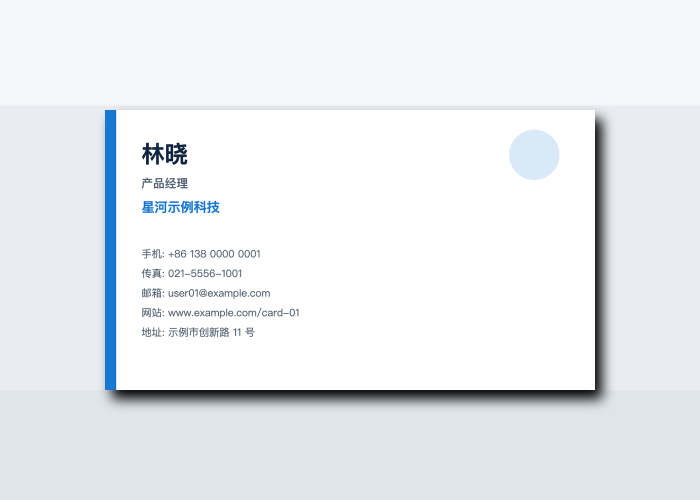
#> input picture TestData/BusinessCardDataset/images/card_001.png, 1400 x 1000 px, given in place of card_001.svg.png, which was not available (shown at 1/2 size)
$ python generate_business_card_dataset.py
#> lines starting #> are read from the running program, lines starting #| are printed output that depends on the picture; after the words box and inside, x2 and y2 are one past the last pixel; in counts of white or black regions, pixels touching at a corner belong together
#!/usr/bin/env python3
"""Generate a deterministic 30-image synthetic business-card OCR dataset."""

from __future__ import annotations

import csv
import hashlib
import html
import json
import subprocess
import tempfile
from pathlib import Path

from PIL import Image, ImageDraw, ImageEnhance, ImageFilter


ROOT = Path(__file__).resolve().parents[1]
OUT = ROOT / "TestData" / "BusinessCardDataset"
IMAGES = OUT / "images"
SOURCES = OUT / "sources"
CANVAS_SIZE = (1400, 1000)
CARD_SIZE = (1050, 600)


NAMES = [
    "林晓", "陈宇", "周宁", "苏然", "王澈", "李安", "赵晨", "何静", "孙悦", "郑航",
    "Avery Stone", "Jordan Lee", "Morgan Reed", "Taylor Quinn", "Casey Park",
    "Riley Chen", "Jamie Lin", "Cameron Wu", "Robin Hale", "Devon Shaw",
    "顾岚 GU LAN", "韩松 HAN SONG", "沈月 SHEN YUE", "陆川 LU CHUAN", "叶青 YE QING",
    "Mia Zhou 周米娅", "Noah Xu 徐诺", "Iris Fang 方艾", "Leo Tan 谭乐", "Nina Guo 郭宁",
]

COMPANIES = [
    "星河示例科技", "远山创意实验室", "蓝桥产品工作室", "晨光数据中心", "云帆设计事务所",
    "松林移动实验室", "白塔交互工作室", "微光咨询", "方舟示例网络", "新叶创新中心",
    "Northstar Example Labs", "Harborline Studio", "Cedar Test Systems", "Blue Orbit Design",
    "Sample Peak Consulting", "Riverbend Product Lab", "Atlas Example Works", "Paper Kite Mobile",
    "Signal Grove Studio", "Placeholder Ventures", "山海 Example Lab", "青石 Sample Studio",
    "光点 Test Works", "北岸 Example Design", "墨云 Sample Systems", "Mosaic 示例研究所",
    "Nimbus 测试工作室", "Pinecone 示例科技", "Lumen 测试中心", "Orbit 中文实验室",
]

TITLES = [
    "产品经理", "iOS 工程师", "视觉设计师", "数据分析师", "客户顾问", "移动端开发工程师",
    "交互设计师", "研究员", "项目主管", "技术总监", "Product Designer", "Engineering Manager",
    "Research Analyst", "Creative Director", "Solutions Consultant", "Mobile Engineer", "UX Researcher",
    "Product Lead", "Account Director", "Technical Advisor", "产品设计师 Product Designer",
    "软件工程师 Software Engineer", "研究顾问 Research Consultant", "创意总监 Creative Director",
    "项目经理 Project Manager", "UX Designer 体验设计师", "Developer 开发工程师",
    "Analyst 数据分析师", "Consultant 解决方案顾问", "Director 技术总监",
]


SCENARIOS = [
    ("clean_light", "easy", {"type": "none"}),
    ("clean_split", "easy", {"type": "none"}),
    ("clean_center", "easy", {"type": "none"}),
    ("clean_missing_fields", "easy", {"type": "none"}),
    ("clean_dark_card", "easy", {"type": "none"}),
    ("clean_bilingual", "easy", {"type": "none"}),
    ("rotate_minus_3", "medium", {"type": "rotation", "degrees": -3}),
    ("rotate_plus_5", "medium", {"type": "rotation", "degrees": 5}),
    ("rotate_minus_8", "medium", {"type": "rotation", "degrees": -8}),
    ("rotate_plus_10", "medium", {"type": "rotation", "degrees": 10}),
    ("rotate_90", "hard", {"type": "rotation", "degrees": 90}),
    ("rotate_180", "hard", {"type": "rotation", "degrees": 180}),
    ("perspective_left", "medium", {"type": "perspective", "preset": "left"}),
    ("perspective_right", "medium", {"type": "perspective", "preset": "right"}),
    ("perspective_top_narrow", "medium", {"type": "perspective", "preset": "top_narrow"}),
    ("perspective_bottom_narrow", "medium", {"type": "perspective", "preset": "bottom_narrow"}),
    ("perspective_keystone", "hard", {"type": "perspective", "preset": "keystone"}),
    ("perspective_strong", "hard", {"type": "perspective", "preset": "strong"}),
    ("soft_shadow", "medium", {"type": "shadow", "radius": 28, "offset": [28, 30]}),
    ("hard_shadow", "medium", {"type": "shadow", "radius": 8, "offset": [38, 42]}),
    ("low_contrast", "hard", {"type": "low_contrast", "contrast": 0.42}),
    ("dark_scene", "medium", {"type": "dark_background"}),
    ("occluded_corner", "hard", {"type": "occlusion", "coverage": "corner"}),
    ("occluded_center", "hard", {"type": "occlusion", "coverage": "small_center"}),
    ("cropped_edge", "hard", {"type": "crop", "edge": "right", "pixels": 120}),
    ("wood_desk", "medium", {"type": "background", "preset": "wood"}),
    ("patterned_desk", "hard", {"type": "background", "preset": "pattern"}),
    ("desk_clutter", "hard", {"type": "background", "preset": "clutter"}),
    ("blur_noise_rotate", "hard", {"type": "combined", "rotation": -6, "blur": 1.1, "noise": 18}),
    ("perspective_shadow_clutter", "hard", {"type": "combined", "perspective": "strong", "shadow": 20, "background": "clutter"}),
]


def synthetic_fields(index: int) -> dict[str, str]:
    language = "zh" if index <= 10 else "en" if index <= 20 else "bilingual"
    chinese_phone = language != "en"
    mobile = f"+86 138 0000 {index:04d}" if chinese_phone else f"+1 415 555 {1000 + index:04d}"
    office = ""
    if index % 3 != 1 or index in {3, 10, 20, 30}:
        office = f"021-5555-{1000 + index:04d}" if chinese_phone else f"+1 212 555 {2000 + index:04d}"
    fax = ""
    if index in {1, 3, 5, 8, 10, 12, 15, 18, 20, 22, 25, 27, 29, 30}:
        fax = f"021-5556-{1000 + index:04d}" if chinese_phone else f"+1 646 555 {3000 + index:04d}"
    email = "" if index in {9, 24} else f"user{index:02d}@example.com"
    website = "" if index % 4 == 0 or index in {9, 30} else f"www.example.com/card-{index:02d}"
    address = "" if index % 5 == 0 else (
        f"示例市创新路 {10 + index} 号" if chinese_phone else f"{100 + index} Example Avenue, Test City"
    )
    return {
        "name": NAMES[index - 1],
        "company": COMPANIES[index - 1] if index not in {4, 19} else "",
        "jobTitle": TITLES[index - 1] if index not in {4, 14} else "",
        "mobilePhone": mobile,
        "officePhone": office,
        "faxPhone": fax,
        "email": email,
        "website": website,
        "address": address,
        "notes": "",
        "language": language,
    }


def display_lines(fields: dict[str, str]) -> list[str]:
    language = fields["language"]
    zh = language != "en"
    labels = {
        "mobilePhone": "手机" if zh else "Mobile",
        "officePhone": "座机" if zh else "Office",
        "faxPhone": "传真" if zh else "Fax",
        "email": "邮箱" if zh else "Email",
        "website": "网站" if zh else "Website",
        "address": "地址" if zh else "Address",
    }
    lines = [fields["name"]]
    if fields["jobTitle"]:
        lines.append(fields["jobTitle"])
    if fields["company"]:
        lines.append(fields["company"])
    for key in ["mobilePhone", "officePhone", "faxPhone", "email", "website", "address"]:
        if fields[key]:
            lines.append(f"{labels[key]}: {fields[key]}")
    return lines


def estimated_text_width(value: str, size: int) -> float:
    """Conservative width estimate for the SVG's mixed CJK/Latin font stack."""
    width = 0.0
    for character in value:
        if character.isspace():
            width += size * 0.32
        elif ord(character) > 0x2FFF:
            width += size
        elif character.isupper():
            width += size * 0.66
        elif character.islower() or character.isdigit():
            width += size * 0.57
        else:
            width += size * 0.4
    return width


def svg_text(
    x: int,
    y: int,
    value: str,
    size: int,
    color: str,
    weight: int = 400,
    anchor: str = "start",
    max_width: int | None = None,
) -> str:
    safe = html.escape(value)
    fit = ""
    if max_width is not None:
        if anchor == "middle":
            assert x - max_width / 2 >= 0 and x + max_width / 2 <= CARD_SIZE[0]
        else:
            assert x >= 0 and x + max_width <= CARD_SIZE[0]
        if estimated_text_width(value, size) > max_width:
            fit = f' textLength="{max_width}" lengthAdjust="spacingAndGlyphs"'
    return (
        f'<text x="{x}" y="{y}" fill="{color}" font-size="{size}" font-weight="{weight}" '
        f'text-anchor="{anchor}" font-family="PingFang SC, Helvetica Neue, Arial, sans-serif"{fit}>{safe}</text>'
    )


def make_svg(fields: dict[str, str], style: int) -> str:
    dark = style == 4
    background = "#10243e" if dark else ["#ffffff", "#f7fbff", "#fffdf8", "#f4f7f8", "#10243e", "#ffffff"][style]
    primary = "#f5f8ff" if dark else "#10243e"
    secondary = "#c8d7ea" if dark else "#526170"
    accent = ["#1877d2", "#e06a43", "#1f9d79", "#7b61b3", "#5bc0eb", "#d39a22"][style]
    parts = [
        # Quick Look rasterizes non-square SVG thumbnails by filling a square and
        # clipping the long edge. A square wrapper preserves the complete card;
        # render_svg crops the 1050x600 artwork back out after rasterization.
        f'<svg xmlns="http://www.w3.org/2000/svg" width="1050" height="1050" viewBox="0 0 1050 1050">',
        '<g transform="translate(0 225)">',
        f'<rect width="1050" height="600" rx="26" fill="{background}"/>',
    ]

    if style == 0:
        parts += [f'<rect width="24" height="600" fill="{accent}"/>', f'<circle cx="920" cy="96" r="54" fill="{accent}" opacity="0.16"/>']
    elif style == 1:
        parts += [f'<rect x="0" y="0" width="390" height="600" fill="{accent}"/>', '<path d="M390 0 L470 0 L390 600 Z" fill="#ffffff" opacity="0.2"/>']
    elif style == 2:
        parts += [f'<circle cx="525" cy="98" r="38" fill="{accent}"/>', f'<rect x="365" y="184" width="320" height="4" fill="{accent}"/>']
    elif style == 3:
        parts += [f'<path d="M0 440 L300 600 L0 600 Z" fill="{accent}" opacity="0.2"/>', f'<path d="M1050 0 L760 0 L1050 180 Z" fill="{accent}" opacity="0.22"/>']
    elif style == 4:
        parts += [f'<rect x="62" y="64" width="10" height="472" fill="{accent}"/>', f'<circle cx="930" cy="490" r="120" fill="{accent}" opacity="0.12"/>']
    else:
        parts += [f'<rect x="0" y="0" width="1050" height="18" fill="{accent}"/>', f'<rect x="505" y="82" width="2" height="430" fill="{accent}" opacity="0.35"/>']

    name = fields["name"]
    job = fields["jobTitle"]
    company = fields["company"]
    contact = []
    labels = {
        "mobilePhone": "手机 / Mobile" if fields["language"] == "bilingual" else ("手机" if fields["language"] == "zh" else "Mobile"),
        "officePhone": "座机 / Office" if fields["language"] == "bilingual" else ("座机" if fields["language"] == "zh" else "Office"),
        "faxPhone": "传真 / Fax" if fields["language"] == "bilingual" else ("传真" if fields["language"] == "zh" else "Fax"),
        "email": "邮箱 / Email" if fields["language"] == "bilingual" else ("邮箱" if fields["language"] == "zh" else "Email"),
        "website": "网站 / Web" if fields["language"] == "bilingual" else ("网站" if fields["language"] == "zh" else "Website"),
        "address": "地址 / Address" if fields["language"] == "bilingual" else ("地址" if fields["language"] == "zh" else "Address"),
    }
    for key in ["mobilePhone", "officePhone", "faxPhone", "email", "website", "address"]:
        if fields[key]:
            contact.append(f'{labels[key]}: {fields[key]}')

    if style == 1:
        parts.append(svg_text(58, 138, name, 48, "#ffffff", 700, max_width=305))
        if job:
            parts.append(svg_text(58, 194, job, 24, "#ffffff", 500, max_width=305))
        if company:
            parts.append(svg_text(58, 242, company, 25, "#ffffff", 600, max_width=305))
        for n, line in enumerate(contact):
            parts.append(svg_text(455, 132 + n * 68, line, 22 if len(line) < 44 else 19, primary, 400, max_width=535))
    elif style == 2:
        parts.append(svg_text(525, 152, name, 48, primary, 700, "middle", max_width=900))
        if job:
            parts.append(svg_text(525, 228, job, 25, secondary, 500, "middle", max_width=900))
        if company:
            parts.append(svg_text(525, 270, company, 26, accent, 600, "middle", max_width=900))
        for n, line in enumerate(contact):
            parts.append(svg_text(525, 342 + n * 38, line, 20 if len(line) < 46 else 17, secondary, 400, "middle", max_width=900))
    elif style == 5:
        parts.append(svg_text(64, 120, name, 46, primary, 700, max_width=400))
        if job:
            parts.append(svg_text(64, 174, job, 24, secondary, 500, max_width=400))
        if company:
            parts.append(svg_text(64, 222, company, 27, accent, 650, max_width=400))
        for n, line in enumerate(contact):
            parts.append(svg_text(550, 112 + n * 70, line, 21 if len(line) < 45 else 18, secondary, 400, max_width=440))
    else:
        text_x = 78 if style != 4 else 110
        text_width = 890 if style != 4 else 850
        parts.append(svg_text(text_x, 112, name, 50, primary, 700, max_width=text_width))
        if job:
            parts.append(svg_text(text_x, 166, job, 25, secondary, 500, max_width=text_width))
        if company:
            parts.append(svg_text(text_x, 218, company, 28, accent, 650, max_width=text_width))
        for n, line in enumerate(contact):
            parts.append(svg_text(text_x, 316 + n * 42, line, 22 if len(line) < 45 else 18, secondary, 400, max_width=text_width))

    parts.extend(['</g>', '</svg>'])
    return "\n".join(parts)


def render_svg(svg_path: Path, png_path: Path) -> None:
    subprocess.run(
        ["/usr/bin/qlmanage", "-t", "-s", str(CARD_SIZE[0]), "-o", str(png_path.parent), str(svg_path)],
        check=True,
        stdout=subprocess.DEVNULL,
        stderr=subprocess.PIPE,
    )
    thumbnail_path = png_path.parent / f"{svg_path.name}.png"
    with Image.open(thumbnail_path) as thumbnail:
        # make_svg places the card inside a square wrapper so Quick Look cannot
        # crop its right edge while producing a square thumbnail.
        thumbnail.crop((0, 225, CARD_SIZE[0], 825)).save(png_path)
    thumbnail_path.unlink()


def background_for(name: str) -> Image.Image:
    w, h = CANVAS_SIZE
    if name == "dark_scene":
        image = Image.new("RGB", CANVAS_SIZE, "#1b2028")
        draw = ImageDraw.Draw(image)
        for y in range(0, h, 28):
            draw.line((0, y, w, y), fill="#202731", width=2)
        return image
    if name in {"wood_desk", "perspective_shadow_clutter"}:
        image = Image.new("RGB", CANVAS_SIZE, "#b88758")
        draw = ImageDraw.Draw(image)
        for y in range(0, h, 45):
            color = "#a9794e" if (y // 45) % 2 else "#c09263"
            draw.rectangle((0, y, w, y + 45), fill=color)
            draw.line((0, y, w, y), fill="#8e6745", width=3)
        return image.filter(ImageFilter.GaussianBlur(0.6))
    if name == "patterned_desk":
        image = Image.new("RGB", CANVAS_SIZE, "#e9e1d2")
        draw = ImageDraw.Draw(image)
        for x in range(-h, w, 70):
            draw.line((x, 0, x + h, h), fill="#c9bda9", width=8)
        for x in range(-h, w, 140):
            draw.line((x, 0, x + h, h), fill="#8db4ba", width=3)
        return image
    if name == "desk_clutter":
        image = Image.new("RGB", CANVAS_SIZE, "#d8d2c6")
        draw = ImageDraw.Draw(image)
        draw.ellipse((70, 90, 410, 430), fill="#97a7b6")
        draw.rectangle((1080, 90, 1320, 530), fill="#556270")
        draw.rounded_rectangle((75, 700, 390, 930), 24, fill="#f2d16b")
        draw.line((1120, 700, 1310, 910), fill="#bd5548", width=34)
        return image.filter(ImageFilter.GaussianBlur(1.2))
    image = Image.new("RGB", CANVAS_SIZE, "#e9edf1")
    draw = ImageDraw.Draw(image)
    draw.rectangle((0, 0, w, 210), fill="#f4f6f8")
    draw.rectangle((0, 780, w, h), fill="#dfe5ea")
    return image


# [28 lines left out: function perspective_coefficients, not called in this run]


def shadow_from(layer: Image.Image, radius: int, offset: tuple[int, int]) -> Image.Image:
    alpha = layer.getchannel("A")
    shadow_alpha = alpha.filter(ImageFilter.GaussianBlur(radius))
    shadow = Image.new("RGBA", CANVAS_SIZE, (0, 0, 0, 0))
    colored = Image.new("RGBA", CANVAS_SIZE, (0, 0, 0, 145))
    shifted = Image.new("L", CANVAS_SIZE, 0)
    shifted.paste(shadow_alpha, offset)
    colored.putalpha(shifted)
    shadow.alpha_composite(colored)
    return shadow


def centered_layer(card: Image.Image, rotation: float = 0, offset: tuple[int, int] = (0, 0)) -> Image.Image:
    resized = card.resize((980, 560), Image.Resampling.LANCZOS)
    rotated = resized.rotate(rotation, expand=True, resample=Image.Resampling.BICUBIC, fillcolor=(0, 0, 0, 0))
    layer = Image.new("RGBA", CANVAS_SIZE, (0, 0, 0, 0))
    x = (CANVAS_SIZE[0] - rotated.width) // 2 + offset[0]
    y = (CANVAS_SIZE[1] - rotated.height) // 2 + offset[1]
    layer.alpha_composite(rotated, (x, y))
    return layer


# [24 lines left out: functions perspective_layer, add_clutter, not called in this run]


def compose(card: Image.Image, scenario_name: str, params: dict) -> Image.Image:
    background_name = params.get("background", scenario_name)
    scene = background_for(background_name).convert("RGBA")
    disturbance = params["type"]

    if disturbance == "rotation":
        layer = centered_layer(card, params["degrees"])
    elif disturbance == "perspective":
        layer = perspective_layer(card, params["preset"])
    elif disturbance == "crop":
        layer = centered_layer(card, 0, (params["pixels"], 0))
    elif disturbance == "combined" and "perspective" in params:
        layer = perspective_layer(card, params["perspective"])
    else:
        rotation = params.get("rotation", 0)
        layer = centered_layer(card, rotation)

    if disturbance == "shadow":
        scene.alpha_composite(shadow_from(layer, params["radius"], tuple(params["offset"])))
    elif disturbance == "combined" and params.get("shadow"):
        scene.alpha_composite(shadow_from(layer, params["shadow"], (30, 34)))
    else:
        scene.alpha_composite(shadow_from(layer, 12, (14, 18)))
    scene.alpha_composite(layer)

    draw = ImageDraw.Draw(scene, "RGBA")
    if scenario_name == "occluded_corner":
        draw.polygon([(965, 650), (1240, 610), (1260, 865), (930, 880)], fill=(244, 207, 92, 255))
        draw.line((965, 650, 1240, 610), fill=(190, 154, 54, 255), width=5)
    elif scenario_name == "occluded_center":
        # Keep the occluder on the card for edge/segmentation testing without
        # hiding any contact field that is part of the expected OCR truth.
        draw.rounded_rectangle((600, 590, 805, 730), 18, fill=(214, 226, 235, 255), outline=(120, 139, 151, 255), width=4)
    elif scenario_name in {"desk_clutter", "perspective_shadow_clutter"}:
        add_clutter(draw)

    result = scene.convert("RGB")
    if disturbance == "low_contrast":
        result = ImageEnhance.Contrast(result).enhance(params["contrast"])
        haze = Image.new("RGB", CANVAS_SIZE, "#e5e9e8")
        result = Image.blend(result, haze, 0.25)
    if scenario_name == "blur_noise_rotate":
        result = result.filter(ImageFilter.GaussianBlur(params["blur"]))
        noise = Image.effect_noise(CANVAS_SIZE, params["noise"]).convert("L")
        noise_rgb = Image.merge("RGB", (noise, noise, noise))
        result = Image.blend(result, noise_rgb, 0.06)
    return result


# [77 lines left out: functions write_readme, write_gallery, write_contact_sheet, not called in this run]


def main() -> None:
    IMAGES.mkdir(parents=True, exist_ok=True)
    SOURCES.mkdir(parents=True, exist_ok=True)
    records = []

    with tempfile.TemporaryDirectory(prefix="camcard-dataset-") as temp_dir:
        temp = Path(temp_dir)
        for index, (scenario_name, difficulty, params) in enumerate(SCENARIOS, start=1):
            card_id = f"card_{index:03d}"
            fields = synthetic_fields(index)
            style = (index - 1) % 6
            svg = make_svg(fields, style)
            svg_path = SOURCES / f"{card_id}.svg"
            svg_path.write_text(svg, encoding="utf-8")
            canonical_path = temp / f"{card_id}.png"
            render_svg(svg_path, canonical_path)
#> in render_svg, thumbnail is the input picture: PIL image 1400x1000 RGB; mean R, G, B 233.6, 237.1, 240.4
#> in render_svg, `thumbnail.crop((0, 225, CARD_SIZE[0], 825)).save(png_path)`:
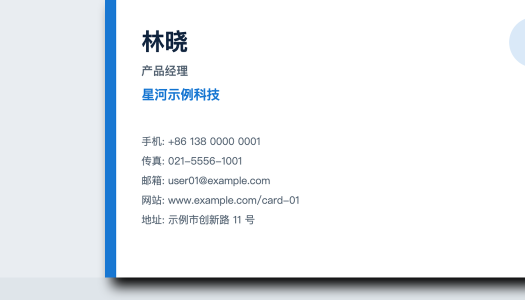
#> saved as card_001.png: PIL image 1050x600 RGB (shown at 1/2 size); mean R, G, B 234.8, 238.3, 241.7
            canonical = Image.open(canonical_path).convert("RGBA")
            final = compose(canonical, scenario_name, params)
#> in background_for, `image = Image.new("RGB", CANVAS_SIZE, "#e9edf1")`:
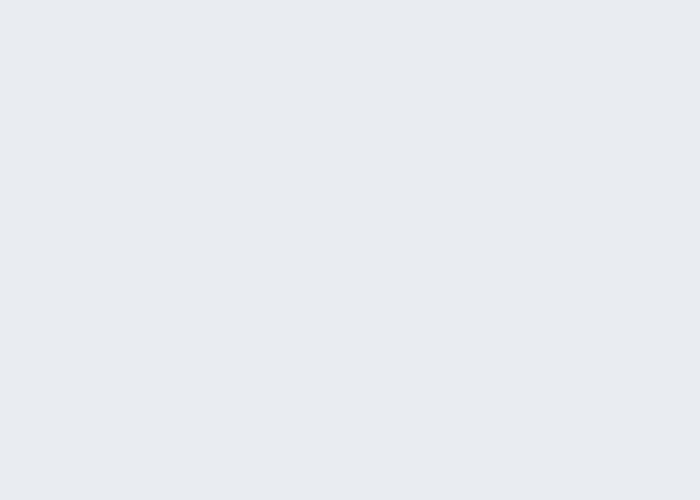
#> image: PIL image 1400x1000 RGB (shown at 1/2 size); mean R, G, B 233, 237, 241
#> in centered_layer, `layer.alpha_composite(rotated, (x, y))`:
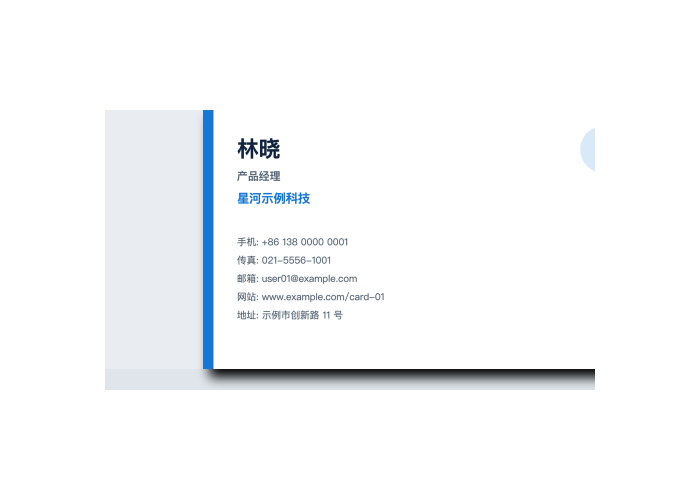
#> layer: PIL image 1400x1000 RGBA (shown at 1/2 size); mean R, G, B, A 92, 93.4, 94.7, 100; transparent parts drawn white
#> in shadow_from, `alpha = layer.getchannel("A")`:
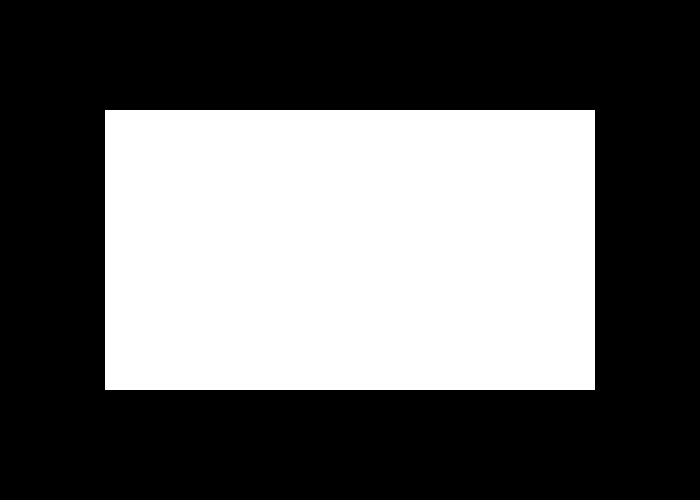
#> alpha: PIL image 1400x1000 L (shown at 1/2 size); 39.2% white; 1 white region, box (x1, y1, x2, y2) and area: (210, 220, 1190, 780) 548800
#> in shadow_from, `shadow_alpha = alpha.filter(ImageFilter.GaussianBlur(radius))`:
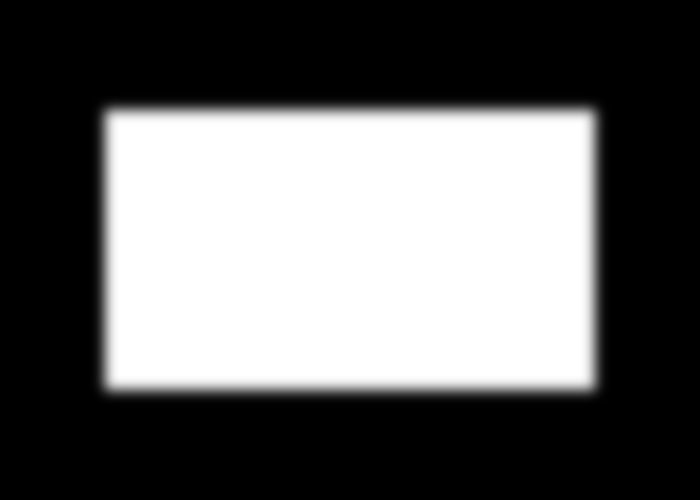
#> shadow_alpha: PIL image 1400x1000 L (shown at 1/2 size); min 0, max 255, mean 100
#> in shadow_from, `shifted.paste(shadow_alpha, offset)`:
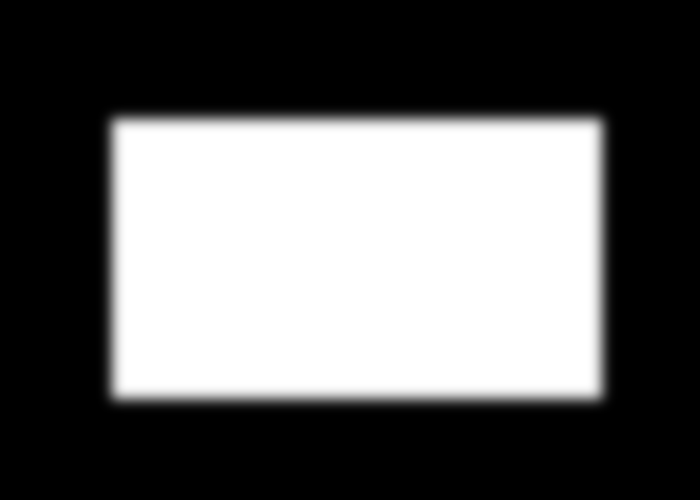
#> shifted: PIL image 1400x1000 L (shown at 1/2 size); min 0, max 255, mean 100
#> (the rest of the program and of its run is left out)
